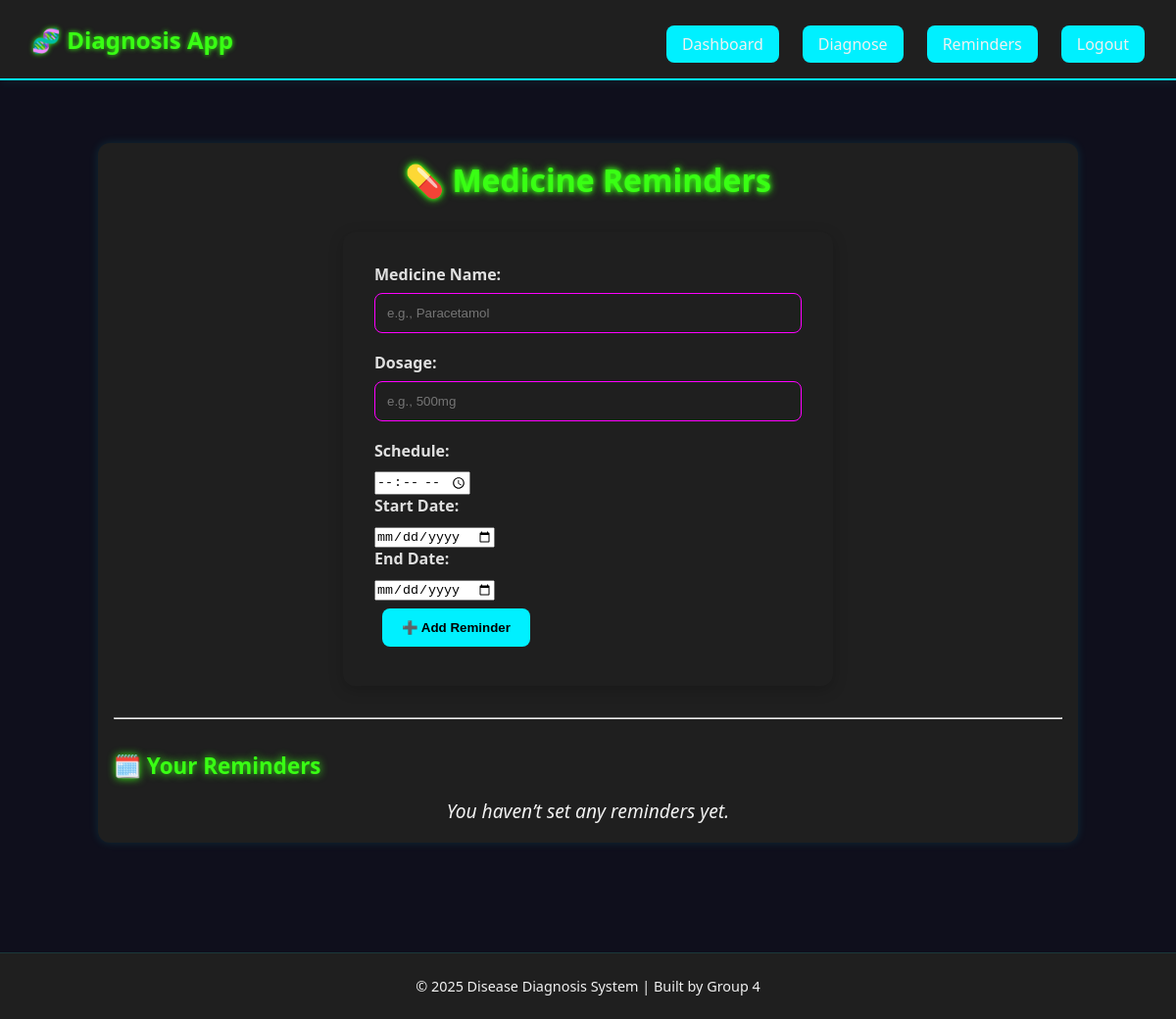
Page /reminders (signed in) on the earlier database version.
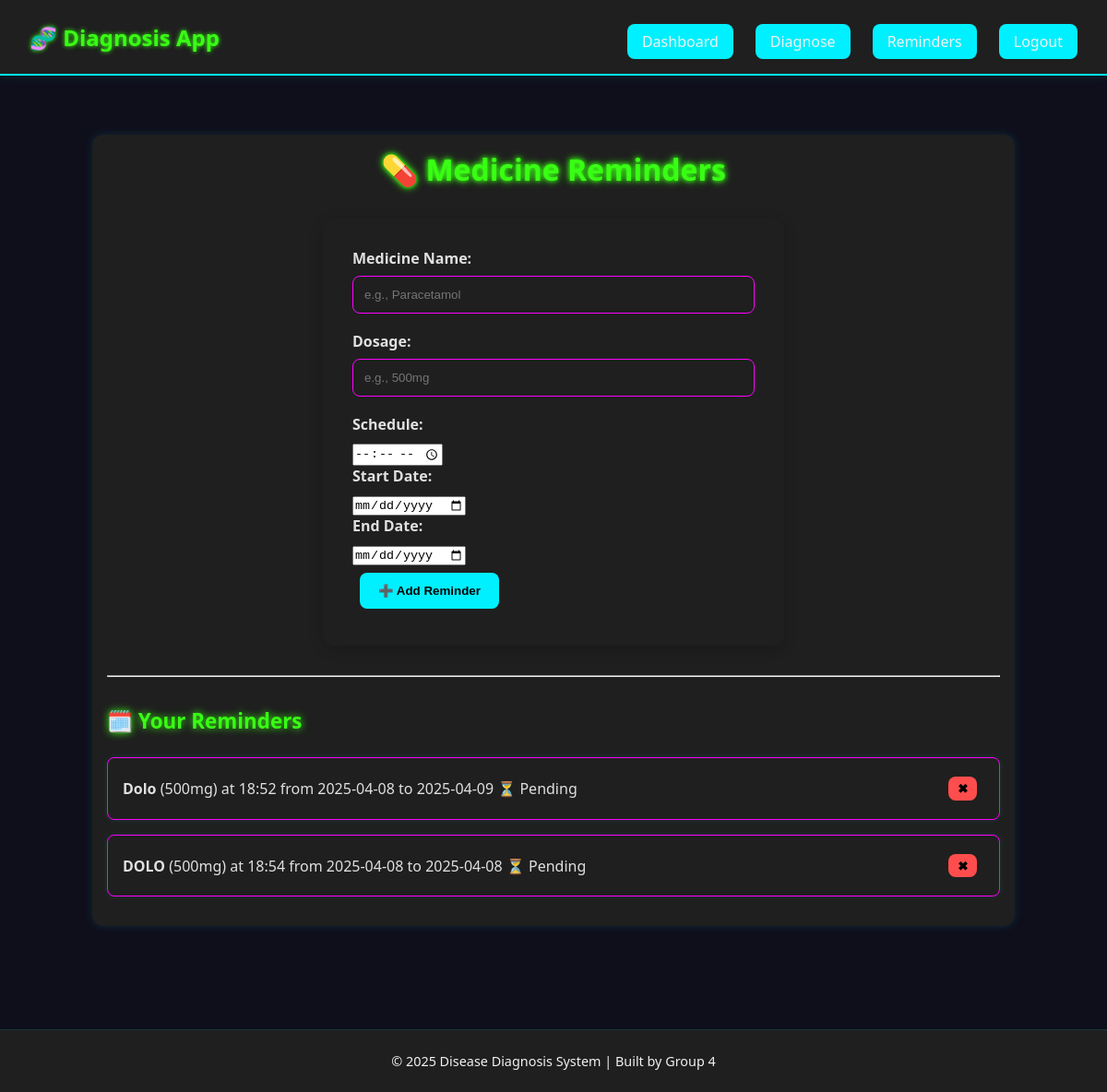
Same page on the later database version.
### tables this page shows
CREATE TABLE medicine_reminders (
                id INTEGER PRIMARY KEY AUTOINCREMENT,
                user_id INTEGER,
                medicine_name TEXT,
                dosage TEXT,
                schedule TEXT,
                start_date TEXT,
                end_date TEXT,
                is_completed INTEGER DEFAULT 0,
                FOREIGN KEY (user_id) REFERENCES users(id)
            );

### app.py (the view, shortened to what this page needs)
@app.route('/reminders', methods=['GET', 'POST'])
@login_required
def reminders():
    cur = get_db().cursor()
    cur.execute("SELECT * FROM medicine_reminders WHERE user_id=?", (current_user.id,))
    reminders = cur.fetchall()
    return render_template('reminders.html', reminders=reminders)

### app.py (called while the page is built)
@login_manager.user_loader
def load_user(user_id):
    con = sqlite3.connect(DATABASE)
    cur = con.cursor()
    cur.execute("SELECT id, username, is_admin FROM users WHERE id=?", (user_id,))
    user = cur.fetchone()
    con.close()
    if user:
        return User(user[0], user[1], bool(user[2]))
    return None

def get_db():
    if 'db' not in g:
        g.db = sqlite3.connect(DATABASE)
        g.db.row_factory = sqlite3.Row
    return g.db

### templates/reminders.html (shortened to what this page needs)
{% extends "base.html" %}
{% block content %}
<div class="container">
    <h2 class="neon-text">💊 Medicine Reminders</h2>
    <div class="form-box">
        <form action="{{ url_for('reminders') }}" method="POST">
            <div class="form-group">
                <label for="medicine_name">Medicine Name:</label>
                <input type="text" name="medicine_name" id="medicine_name" required placeholder="e.g., Paracetamol">
            </div>
            <div class="form-group">
                <label for="dosage">Dosage:</label>
                <input type="text" name="dosage" id="dosage" required placeholder="e.g., 500mg">
            </div>
            <div class="form-group">
                <label for="schedule">Schedule:</label>
                <input type="time" name="schedule" id="schedule" required>
            </div>
            <div class="form-group">
                <label for="start_date">Start Date:</label>
                <input type="date" name="start_date" id="start_date" required>
            </div>
            <div class="form-group">
                <label for="end_date">End Date:</label>
                <input type="date" name="end_date" id="end_date" required>
            </div>
            <button type="submit" class="btn neon-btn">➕ Add Reminder</button>
        </form>
    </div>
    <hr>
    <h3 class="section-heading">🗓️ Your Reminders</h3>
    {% if reminders %}
        <ul class="reminder-list">
            {% for reminder in reminders %}
                <li class="reminder-item" data-medicine="{{ reminder.medicine_name }}" data-schedule="{{ reminder.schedule }}">
                    <span class="reminder-text">
                        <strong>{{ reminder.medicine_name }}</strong> ({{ reminder.dosage }}) at {{ reminder.schedule }}
                        from {{ reminder.start_date }} to {{ reminder.end_date }}
                        {% if reminder.is_completed %}
                            <span class="completed-text">✅ Completed</span>
                        {% else %}
                            <span class="pending-text">⏳ Pending</span>
                        {% endif %}
                    </span>
                    <form action="{{ url_for('delete_reminder', id=reminder.id) }}" method="POST" class="inline-form" onsubmit="return confirmDeletion()">
                        <button type="submit" class="btn small danger">✖</button>
                    </form>
                </li>
            {% endfor %}
        </ul>
    {% else %}
        <p class="no-reminders">You haven’t set any reminders yet.</p>
    {% endif %}
</div>
{% endblock %}

### templates/base.html (shortened to what this page needs)
<!DOCTYPE html>
<html lang="en">
<head>
    <link rel="stylesheet" href="{{ url_for('static', filename='style.css') }}">
</head>
<body class="dark-theme">
    <header>
        <nav class="navbar">
            <div class="logo">🧬 Diagnosis App</div>
            <ul class="nav-links">
                {% if current_user.is_authenticated %}
                    <li><a href="{{ url_for('dashboard') }}">Dashboard</a></li>
                    <li><a href="{{ url_for('diagnose') }}">Diagnose</a></li>
                    <li><a href="{{ url_for('reminders') }}">Reminders</a></li>
                    <li><a href="{{ url_for('logout') }}">Logout</a></li>
                {% else %}
                    <li><a href="{{ url_for('login') }}">Login</a></li>
                    <li><a href="{{ url_for('register') }}">Register</a></li>
                    <li><a href="{{ url_for('admin_login') }}">Admin Login</a></li>
                    <li><a href="{{ url_for('admin_register') }}">Admin Register</a></li>
                {% endif %}
            </ul>
        </nav>
    </header>
    <main class="content">
        {% block content %}{% endblock %}
    </main>
    <footer class="footer">
        <p>&copy; 2025 Disease Diagnosis System | Built by Group 4</p>
    </footer>
</body>
</html>

Differences in the rows shown:
added medicine_reminders: medicine_name "Dolo", dosage "500mg", schedule "18:52", start_date "2025-04-08", end_date "2025-04-09", is_completed "⏳ Pending"
added medicine_reminders: medicine_name "DOLO", dosage "500mg", schedule "18:54", start_date "2025-04-08", end_date "2025-04-08", is_completed "⏳ Pending"
Other differences:
text no longer shown: "You haven’t set any reminders yet."
